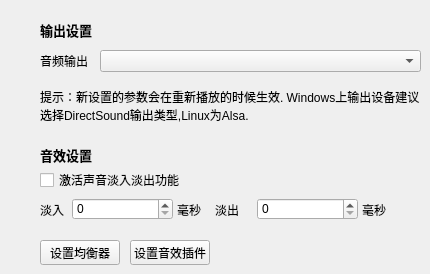
   <widget class="QWidget" name="seven">
    <widget class="QLabel" name="setSoundOutWidget">
     <property name="geometry">
      <rect>
       <x>40</x>
       <y>20</y>
       <width>60</width>
       <height>20</height>
      </rect>
     </property>
     <property name="styleSheet">
      <string notr="true">background-color:transparent;
font-size:13px;
font-weight:bold;</string>
     </property>
     <property name="text">
      <string>输出设置</string>
     </property>
    </widget>
    <widget class="QComboBox" name="outputTypeComboBox">
     <property name="geometry">
      <rect>
       <x>100</x>
       <y>50</y>
       <width>321</width>
       <height>22</height>
      </rect>
     </property>
    </widget>
    <widget class="QLabel" name="outputTypeLabel">
     <property name="geometry">
      <rect>
       <x>40</x>
       <y>50</y>
       <width>61</width>
       <height>21</height>
      </rect>
     </property>
     <property name="text">
      <string>音频输出</string>
     </property>
     <property name="alignment">
      <set>Qt::AlignLeading|Qt::AlignLeft|Qt::AlignVCenter</set>
     </property>
    </widget>
    <widget class="QLabel" name="outputTypeTipLabel">
     <property name="geometry">
      <rect>
       <x>40</x>
       <y>80</y>
       <width>381</width>
       <height>51</height>
      </rect>
     </property>
     <property name="text">
      <string>提示：新设置的参数会在重新播放的时候生效. Windows上输出设备建议选择DirectSound输出类型,Linux为Alsa.</string>
     </property>
     <property name="alignment">
      <set>Qt::AlignLeading|Qt::AlignLeft|Qt::AlignVCenter</set>
     </property>
     <property name="wordWrap">
      <bool>true</bool>
     </property>
    </widget>
    <widget class="QLabel" name="setEffectWidget">
     <property name="geometry">
      <rect>
       <x>40</x>
       <y>145</y>
       <width>60</width>
       <height>20</height>
      </rect>
     </property>
     <property name="styleSheet">
      <string notr="true">background-color:transparent;
font-size:13px;
font-weight:bold;</string>
     </property>
     <property name="text">
      <string>音效设置</string>
     </property>
    </widget>
    <widget class="QPushButton" name="equalizerButton">
     <property name="geometry">
      <rect>
       <x>40</x>
       <y>240</y>
       <width>80</width>
       <height>25</height>
      </rect>
     </property>
     <property name="text">
      <string>设置均衡器</string>
     </property>
    </widget>
    <widget class="QPushButton" name="equalizerPluginsButton">
     <property name="geometry">
      <rect>
       <x>130</x>
       <y>240</y>
       <width>80</width>
       <height>25</height>
      </rect>
     </property>
     <property name="text">
      <string>设置音效插件</string>
     </property>
    </widget>
    <widget class="QCheckBox" name="fadeInAndOutCheckBox">
     <property name="geometry">
      <rect>
       <x>40</x>
       <y>170</y>
       <width>230</width>
       <height>20</height>
      </rect>
     </property>
     <property name="text">
      <string>激活声音淡入淡出功能</string>
     </property>
    </widget>
    <widget class="QLabel" name="sizeTipLabel">
     <property name="geometry">
      <rect>
       <x>177</x>
       <y>200</y>
       <width>40</width>
       <height>20</height>
      </rect>
     </property>
     <property name="text">
      <string>毫秒</string>
     </property>
    </widget>
    <widget class="QSpinBox" name="fadeInSpinBox">
     <property name="geometry">
      <rect>
       <x>72</x>
       <y>198</y>
       <width>101</width>
       <height>22</height>
      </rect>
     </property>
    </widget>
    <widget class="QLabel" name="fadeInLabel">
     <property name="geometry">
      <rect>
       <x>40</x>
       <y>200</y>
       <width>40</width>
       <height>20</height>
      </rect>
     </property>
     <property name="text">
      <string>淡入</string>
     </property>
    </widget>
    <widget class="QSpinBox" name="fadeOutSpinBox">
     <property name="geometry">
      <rect>
       <x>257</x>
       <y>198</y>
       <width>101</width>
       <height>22</height>
      </rect>
     </property>
    </widget>
    <widget class="QLabel" name="fadeOutLabel">
     <property name="geometry">
      <rect>
       <x>215</x>
       <y>200</y>
       <width>40</width>
       <height>20</height>
      </rect>
     </property>
     <property name="text">
      <string>淡出</string>
     </property>
    </widget>
    <widget class="QLabel" name="sizeTipLabel2">
     <property name="geometry">
      <rect>
       <x>362</x>
       <y>200</y>
       <width>40</width>
       <height>20</height>
      </rect>
     </property>
     <property name="text">
      <string>毫秒</string>
     </property>
    </widget>
   </widget>
